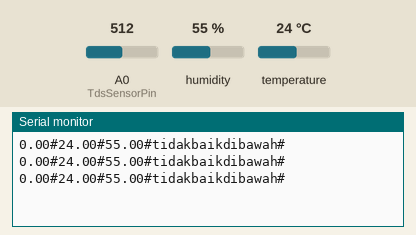
The sketch below on a simulated Arduino Uno, built with avr-gcc and run on an emulated ATmega328P. Parts: the last lines printed to the serial monitor. Inputs (shaded band) come from the test bench; at power-on: humidity 55 %, temperature 24 °C, A0 (TdsSensorPin) = 512.

Above: at 2.8 s.
2.9 s: humidity set to 22 %
At 4.3 s:
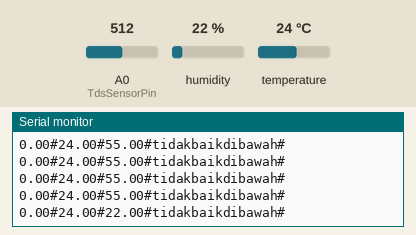
4.4 s: temperature set to 12 °C
At 5.7 s:
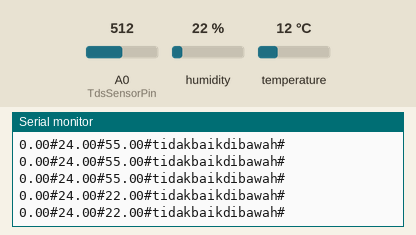
5.9 s: humidity set to 40 %
At 6.7 s:
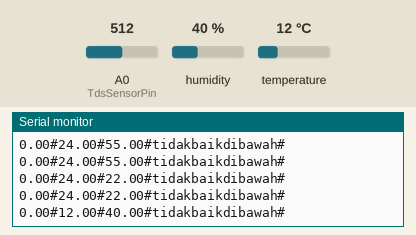
Timing chart, 0 to 8.9 s (numbered marks = the images above; inputs shaded):
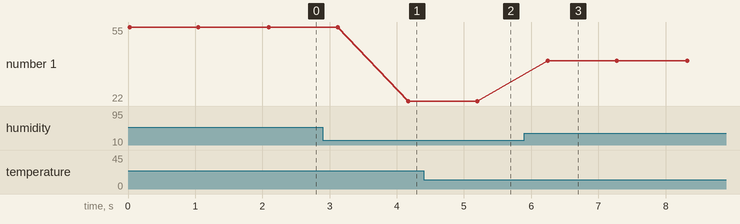

The sketch:

nanoProgram1hg.ino
```cpp
#include "DHT.h"

#define TdsSensorPin A0
#define VREF 5.0              // analog reference voltage(Volt) of the ADC
#define SCOUNT  30            // sum of sample point
#define DHTPIN 2

#define DHTTYPE DHT11
DHT dht(DHTPIN, DHTTYPE);

int analogBuffer[SCOUNT];     // store the analog value in the array, read from ADC
int analogBufferTemp[SCOUNT];
int analogBufferIndex = 0;
int copyIndex = 0;

float averageVoltage = 0;
float tdsValue = 0;
float temperature ;       // current temperature for compensation
String tdsStatus;
float temp, hum;

// median filtering algorithm
int getMedianNum(int bArray[], int iFilterLen) {
  int bTab[iFilterLen];
  for (byte i = 0; i < iFilterLen; i++)
    bTab[i] = bArray[i];
  int i, j, bTemp;
  for (j = 0; j < iFilterLen - 1; j++) {
    for (i = 0; i < iFilterLen - j - 1; i++) {
      if (bTab[i] > bTab[i + 1]) {
        bTemp = bTab[i];
        bTab[i] = bTab[i + 1];
        bTab[i + 1] = bTemp;
      }
    }
  }
  if ((iFilterLen & 1) > 0) {
    bTemp = bTab[(iFilterLen - 1) / 2];
  }
  else {
    bTemp = (bTab[iFilterLen / 2] + bTab[iFilterLen / 2 - 1]) / 2;
  }
  return bTemp;
}

void setup() {
  Serial.begin(9600);
  pinMode(TdsSensorPin, INPUT);
  dht.begin();
  temperature = dht.readTemperature();
}

void loop() {
  getTds();
  getDht();
  if (tdsValue < 840){
    tdsStatus = "tidakbaikdibawah";
  }else if (tdsValue >= 840 && tdsValue <= 1680){
    tdsStatus = "baik";
  }else if (tdsValue > 1680){
    tdsStatus = "tidakbaikdiatas";
  }
  String val = String(tdsValue);
  val += "#";
  val += String(temp);
  val += "#";
  val += String(hum);
  val += "#";
  val += tdsStatus;
  val += "#";
  Serial.println(val);
  delay(1000);
}

void getTds() {
  static unsigned long analogSampleTimepoint = millis();
  if (millis() - analogSampleTimepoint > 40U) { //every 40 milliseconds,read the analog value from the ADC
    analogSampleTimepoint = millis();
    analogBuffer[analogBufferIndex] = analogRead(TdsSensorPin);    //read the analog value and store into the buffer
    analogBufferIndex++;
    if (analogBufferIndex == SCOUNT) {
      analogBufferIndex = 0;
    }
  }

  static unsigned long printTimepoint = millis();
  if (millis() - printTimepoint > 800U) {
    printTimepoint = millis();
    for (copyIndex = 0; copyIndex < SCOUNT; copyIndex++) {
      analogBufferTemp[copyIndex] = analogBuffer[copyIndex];

      // read the analog value more stable by the median filtering algorithm, and convert to voltage value
      averageVoltage = getMedianNum(analogBufferTemp, SCOUNT) * (float)VREF / 1024.0;

      //temperature compensation formula: fFinalResult(25^C) = fFinalResult(current)/(1.0+0.02*(fTP-25.0));
      float compensationCoefficient = 1.0 + 0.02 * (temperature - 25.0);
      //temperature compensation
      float compensationVoltage = averageVoltage / compensationCoefficient;

      //convert voltage value to tds value
      tdsValue = (133.42 * compensationVoltage * compensationVoltage * compensationVoltage - 255.86 * compensationVoltage * compensationVoltage + 857.39 * compensationVoltage) * 0.5;

      //Serial.print("voltage:");
      //Serial.print(averageVoltage,2);
      //Serial.print("V   ");

    }
    //    Serial.print("TDS Value:");
    //    Serial.print(tdsValue, 0);
    //    Serial.println("ppm");
  }
}

void getDht() {
  temp = dht.readTemperature();
  hum = dht.readHumidity();

  if (isnan(temp) || isnan(hum)) {
    Serial.println(F("Failed to read from DHT sensor!"));
    return;
  }

  //  Serial.print("Temp: ");
  //  Serial.print(temp);
  //  Serial.print("Hum: ");
  //  Serial.println(hum);
}
```

Measured:
- after the input at 2.9 s, the serial monitor: prints a new line after 1.3 s (image 1)
- after the input at 5.9 s, the serial monitor: prints a new line after 0.35 s (image 3)
- plotted number 1: 55 → 22 after the input at 2.9 s, 22 → 40 after the input at 5.9 s
